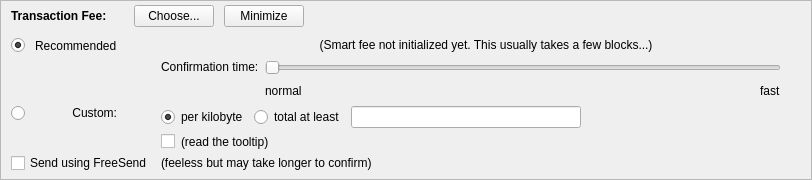
    <widget class="QFrame" name="frameFee">
     <property name="sizePolicy">
      <sizepolicy hsizetype="Expanding" vsizetype="Expanding">
       <horstretch>0</horstretch>
       <verstretch>0</verstretch>
      </sizepolicy>
     </property>
     <property name="maximumSize">
      <size>
       <width>16777215</width>
       <height>16777215</height>
      </size>
     </property>
     <property name="frameShape">
      <enum>QFrame::StyledPanel</enum>
     </property>
     <property name="frameShadow">
      <enum>QFrame::Sunken</enum>
     </property>
     <layout class="QVBoxLayout" name="verticalLayoutFee1">
      <property name="spacing">
       <number>0</number>
      </property>
      <property name="leftMargin">
       <number>0</number>
      </property>
      <property name="topMargin">
       <number>0</number>
      </property>
      <property name="rightMargin">
       <number>0</number>
      </property>
      <property name="bottomMargin">
       <number>0</number>
      </property>
      <item>
       <layout class="QVBoxLayout" name="verticalLayoutFee2" stretch="0,0,0">
        <property name="spacing">
         <number>0</number>
        </property>
        <property name="leftMargin">
         <number>10</number>
        </property>
        <property name="topMargin">
         <number>0</number>
        </property>
        <item>
         <layout class="QHBoxLayout" name="horizontalLayoutFee1">
          <property name="bottomMargin">
           <number>0</number>
          </property>
          <item>
           <layout class="QVBoxLayout" name="verticalLayoutFee7">
            <property name="spacing">
             <number>0</number>
            </property>
            <item>
             <spacer name="verticalSpacerSmartFee">
              <property name="orientation">
               <enum>Qt::Vertical</enum>
              </property>
              <property name="sizeType">
               <enum>QSizePolicy::Fixed</enum>
              </property>
              <property name="sizeHint" stdset="0">
               <size>
                <width>1</width>
                <height>4</height>
               </size>
              </property>
             </spacer>
            </item>
            <item>
             <layout class="QHBoxLayout" name="horizontalLayoutSmartFee">
              <property name="spacing">
               <number>10</number>
              </property>
              <item>
               <widget class="QLabel" name="labelFeeHeadline">
                <property name="sizePolicy">
                 <sizepolicy hsizetype="Preferred" vsizetype="Maximum">
                  <horstretch>0</horstretch>
                  <verstretch>0</verstretch>
                 </sizepolicy>
                </property>
                <property name="font">
                 <font>
                  <weight>75</weight>
                  <bold>true</bold>
                 </font>
                </property>
                <property name="styleSheet">
                 <string notr="true">font-weight:bold;</string>
                </property>
                <property name="text">
                 <string>Transaction Fee:</string>
                </property>
               </widget>
              </item>
              <item>
               <widget class="QLabel" name="labelFeeMinimized">
                <property name="text">
                 <string/>
                </property>
               </widget>
              </item>
              <item>
               <widget class="QPushButton" name="buttonChooseFee">
                <property name="text">
                 <string>Choose...</string>
                </property>
               </widget>
              </item>
              <item>
               <widget class="QPushButton" name="buttonMinimizeFee">
                <property name="toolTip">
                 <string>collapse fee-settings</string>
                </property>
                <property name="text">
                 <string>Minimize</string>
                </property>
               </widget>
              </item>
             </layout>
            </item>
            <item>
             <spacer name="verticalSpacer_5">
              <property name="orientation">
               <enum>Qt::Vertical</enum>
              </property>
              <property name="sizeHint" stdset="0">
               <size>
                <width>1</width>
                <height>1</height>
               </size>
              </property>
             </spacer>
            </item>
           </layout>
          </item>
          <item>
           <spacer name="horizontalSpacer_4">
            <property name="orientation">
             <enum>Qt::Horizontal</enum>
            </property>
            <property name="sizeHint" stdset="0">
             <size>
              <width>40</width>
              <height>20</height>
             </size>
            </property>
           </spacer>
          </item>
         </layout>
        </item>
        <item>
         <widget class="QFrame" name="frameFeeSelection">
          <layout class="QVBoxLayout" name="verticalLayoutFee12">
           <property name="spacing">
            <number>0</number>
           </property>
           <property name="leftMargin">
            <number>0</number>
           </property>
           <property name="topMargin">
            <number>0</number>
           </property>
           <property name="rightMargin">
            <number>0</number>
           </property>
           <property name="bottomMargin">
            <number>0</number>
           </property>
           <item>
            <layout class="QGridLayout" name="gridLayoutFee">
             <property name="topMargin">
              <number>10</number>
             </property>
             <property name="bottomMargin">
              <number>4</number>
             </property>
             <property name="horizontalSpacing">
              <number>10</number>
             </property>
             <property name="verticalSpacing">
              <number>4</number>
             </property>
             <item row="2" column="4">
              <layout class="QVBoxLayout" name="verticalLayoutFee8">
               <property name="spacing">
                <number>6</number>
               </property>
               <item>
                <layout class="QHBoxLayout" name="horizontalLayoutFee13">
                 <item>
                  <widget class="QRadioButton" name="radioCustomPerKilobyte">
                   <property name="toolTip">
                    <string>If the custom fee is set to 1000 uALTAs and the transaction is only 250 bytes, then &quot;per kilobyte&quot; only pays 250 uALTAs in fee,&lt;br /&gt;while &quot;at least&quot; pays 1000 uALTAs. For transactions bigger than a kilobyte both pay by kilobyte.</string>
                   </property>
                   <property name="text">
                    <string>per kilobyte</string>
                   </property>
                   <property name="checked">
                    <bool>true</bool>
                   </property>
                   <attribute name="buttonGroup">
                    <string notr="true">groupCustomFee</string>
                   </attribute>
                  </widget>
                 </item>
                 <item>
                  <widget class="QRadioButton" name="radioCustomAtLeast">
                   <property name="toolTip">
                    <string>If the custom fee is set to 1000 uALTAs and the transaction is only 250 bytes, then &quot;per kilobyte&quot; only pays 250 uALTAs in fee,&lt;br /&gt;while &quot;total at least&quot; pays 1000 uALTAs. For transactions bigger than a kilobyte both pay by kilobyte.</string>
                   </property>
                   <property name="text">
                    <string>total at least</string>
                   </property>
                   <attribute name="buttonGroup">
                    <string notr="true">groupCustomFee</string>
                   </attribute>
                  </widget>
                 </item>
                 <item>
                  <widget class="BitcoinAmountField" name="customFee"/>
                 </item>
                 <item>
                  <spacer name="horizontalSpacer_6">
                   <property name="orientation">
                    <enum>Qt::Horizontal</enum>
                   </property>
                   <property name="sizeHint" stdset="0">
                    <size>
                     <width>1</width>
                     <height>1</height>
                    </size>
                   </property>
                  </spacer>
                 </item>
                </layout>
               </item>
               <item>
                <layout class="QHBoxLayout" name="horizontalLayoutFee8">
                 <item>
                  <widget class="QCheckBox" name="checkBoxMinimumFee">
                   <property name="toolTip">
                    <string>Paying only the minimum fee is just fine as long as there is less transaction volume than space in the blocks.&lt;br /&gt;But be aware that this can end up in a never confirming transaction once there is more demand for ALTA transactions than the network can process.</string>
                   </property>
                   <property name="text">
                    <string/>
                   </property>
                  </widget>
                 </item>
                 <item>
                  <widget class="QLabel" name="labelMinFeeWarning">
                   <property name="enabled">
                    <bool>true</bool>
                   </property>
                   <property name="toolTip">
                    <string>Paying only the minimum fee is just fine as long as there is less transaction volume than space in the blocks.&lt;br /&gt;But be aware that this can end up in a never confirming transaction once there is more demand for ALTA transactions than the network can process.</string>
                   </property>
                   <property name="text">
                    <string>(read the tooltip)</string>
                   </property>
                   <property name="margin">
                    <number>5</number>
                   </property>
                  </widget>
                 </item>
                 <item>
                  <spacer name="horizontalSpacer_2">
                   <property name="orientation">
                    <enum>Qt::Horizontal</enum>
                   </property>
                   <property name="sizeHint" stdset="0">
                    <size>
                     <width>1</width>
                     <height>1</height>
                    </size>
                   </property>
                  </spacer>
                 </item>
                </layout>
               </item>
              </layout>
             </item>
             <item row="1" column="0">
              <layout class="QVBoxLayout" name="verticalLayoutFee4" stretch="1">
               <item>
                <spacer name="verticalSpacer_2">
                 <property name="orientation">
                  <enum>Qt::Vertical</enum>
                 </property>
                 <property name="sizeHint" stdset="0">
                  <size>
                   <width>1</width>
                   <height>1</height>
                  </size>
                 </property>
                </spacer>
               </item>
              </layout>
             </item>
             <item row="2" column="0">
              <layout class="QVBoxLayout" name="verticalLayoutFee9" stretch="0,1">
               <item>
                <widget class="QRadioButton" name="radioCustomFee">
                 <property name="text">
                  <string/>
                 </property>
                 <attribute name="buttonGroup">
                  <string notr="true">groupFee</string>
                 </attribute>
                </widget>
               </item>
               <item>
                <spacer name="verticalSpacer_6">
                 <property name="orientation">
                  <enum>Qt::Vertical</enum>
                 </property>
                 <property name="sizeHint" stdset="0">
                  <size>
                   <width>1</width>
                   <height>1</height>
                  </size>
                 </property>
                </spacer>
               </item>
              </layout>
             </item>
             <item row="1" column="4">
              <layout class="QVBoxLayout" name="verticalLayoutFee3" stretch="0,0,1">
               <property name="spacing">
                <number>6</number>
               </property>
               <property name="topMargin">
                <number>2</number>
               </property>
               <item>
                <layout class="QHBoxLayout" name="horizontalLayoutFee12">
                 <item>
                  <spacer name="horizontalSpacer_5">
                   <property name="orientation">
                    <enum>Qt::Horizontal</enum>
                   </property>
                   <property name="sizeHint" stdset="0">
                    <size>
                     <width>1</width>
                     <height>1</height>
                    </size>
                   </property>
                  </spacer>
                 </item>
                </layout>
               </item>
               <item>
                <layout class="QHBoxLayout" name="horizontalLayoutFee9">
                 <item>
                  <layout class="QVBoxLayout" name="verticalLayoutFee6">
                   <item>
                    <widget class="QLabel" name="labelSmartFee3">
                     <property name="text">
                      <string>Confirmation time:</string>
                     </property>
                     <property name="margin">
                      <number>2</number>
                     </property>
                    </widget>
                   </item>
                   <item>
                    <spacer name="verticalSpacer_3">
                     <property name="orientation">
                      <enum>Qt::Vertical</enum>
                     </property>
                     <property name="sizeHint" stdset="0">
                      <size>
                       <width>1</width>
                       <height>1</height>
                      </size>
                     </property>
                    </spacer>
                   </item>
                  </layout>
                 </item>
                 <item>
                  <layout class="QVBoxLayout" name="verticalLayoutFee5">
                   <property name="rightMargin">
                    <number>30</number>
                   </property>
                   <item>
                    <widget class="QSlider" name="sliderSmartFee">
                     <property name="minimum">
                      <number>0</number>
                     </property>
                     <property name="maximum">
                      <number>24</number>
                     </property>
                     <property name="pageStep">
                      <number>1</number>
                     </property>
                     <property name="value">
                      <number>0</number>
                     </property>
                     <property name="orientation">
                      <enum>Qt::Horizontal</enum>
                     </property>
                     <property name="invertedAppearance">
                      <bool>false</bool>
                     </property>
                     <property name="invertedControls">
                      <bool>false</bool>
                     </property>
                     <property name="tickPosition">
                      <enum>QSlider::NoTicks</enum>
                     </property>
                    </widget>
                   </item>
                   <item>
                    <layout class="QHBoxLayout" name="horizontalLayoutFee10">
                     <item>
                      <widget class="QLabel" name="labelSmartFeeNormal">
                       <property name="text">
                        <string>normal</string>
                       </property>
                      </widget>
                     </item>
                     <item>
                      <spacer name="horizontalSpacer_3">
                       <property name="orientation">
                        <enum>Qt::Horizontal</enum>
                       </property>
                       <property name="sizeHint" stdset="0">
                        <size>
                         <width>40</width>
                         <height>20</height>
                        </size>
                       </property>
                      </spacer>
                     </item>
                     <item>
                      <widget class="QLabel" name="labelSmartFeeFast">
                       <property name="text">
                        <string>fast</string>
                       </property>
                      </widget>
                     </item>
                    </layout>
                   </item>
                  </layout>
                 </item>
                </layout>
               </item>
               <item>
                <spacer name="verticalSpacer_4">
                 <property name="orientation">
                  <enum>Qt::Vertical</enum>
                 </property>
                 <property name="sizeHint" stdset="0">
                  <size>
                   <width>1</width>
                   <height>1</height>
                  </size>
                 </property>
                </spacer>
               </item>
              </layout>
             </item>
             <item row="0" column="1">
              <widget class="QLabel" name="labelSmartFee_2">
               <property name="text">
                <string>Recommended</string>
               </property>
              </widget>
             </item>
             <item row="0" column="0">
              <widget class="QRadioButton" name="radioSmartFee">
               <property name="text">
                <string/>
               </property>
               <property name="checked">
                <bool>true</bool>
               </property>
               <attribute name="buttonGroup">
                <string notr="true">groupFee</string>
               </attribute>
              </widget>
             </item>
             <item row="2" column="1">
              <widget class="QLabel" name="labelCustomFee">
               <property name="text">
                <string>Custom:</string>
               </property>
               <property name="alignment">
                <set>Qt::AlignRight|Qt::AlignTop|Qt::AlignTrailing</set>
               </property>
              </widget>
             </item>
             <item row="0" column="2">
              <widget class="QLabel" name="labelSmartFee">
               <property name="text">
                <string/>
               </property>
               <property name="margin">
                <number>2</number>
               </property>
              </widget>
             </item>
             <item row="0" column="3">
              <widget class="QLabel" name="labelFeeEstimation">
               <property name="text">
                <string/>
               </property>
              </widget>
             </item>
             <item row="0" column="4">
              <widget class="QLabel" name="labelSmartFee2">
               <property name="text">
                <string>(Smart fee not initialized yet. This usually takes a few blocks...)</string>
               </property>
               <property name="alignment">
                <set>Qt::AlignHCenter</set>
               </property>
               <property name="wordWrap">
                <bool>true</bool>
               </property>
               <property name="margin">
                <number>2</number>
               </property>
              </widget>
             </item>
            </layout>
           </item>
           <item>
            <layout class="QHBoxLayout" name="horizontalLayoutFee5" stretch="0,0,0">
             <property name="spacing">
              <number>8</number>
             </property>
             <property name="bottomMargin">
              <number>4</number>
             </property>
             <item>
              <widget class="QCheckBox" name="checkBoxFreeTx">
               <property name="text">
                <string>Send using FreeSend</string>
               </property>
              </widget>
             </item>
             <item>
              <widget class="QLabel" name="labelFreeTx">
               <property name="text">
                <string>(feeless but may take longer to confirm)</string>
               </property>
               <property name="margin">
                <number>5</number>
               </property>
              </widget>
             </item>
             <item>
              <spacer name="horizontalSpacerFee5">
               <property name="orientation">
                <enum>Qt::Horizontal</enum>
               </property>
               <property name="sizeHint" stdset="0">
                <size>
                 <width>1</width>
                 <height>1</height>
                </size>
               </property>
              </spacer>
             </item>
            </layout>
           </item>
           <item>
            <spacer name="verticalSpacerFee2">
             <property name="orientation">
              <enum>Qt::Vertical</enum>
             </property>
             <property name="sizeHint" stdset="0">
              <size>
               <width>1</width>
               <height>1</height>
              </size>
             </property>
            </spacer>
           </item>
          </layout>
         </widget>
        </item>
        <item>
         <spacer name="verticalSpacerFee">
          <property name="orientation">
           <enum>Qt::Vertical</enum>
          </property>
          <property name="sizeHint" stdset="0">
           <size>
            <width>800</width>
            <height>1</height>
           </size>
          </property>
         </spacer>
        </item>
       </layout>
      </item>
     </layout>
    </widget>
